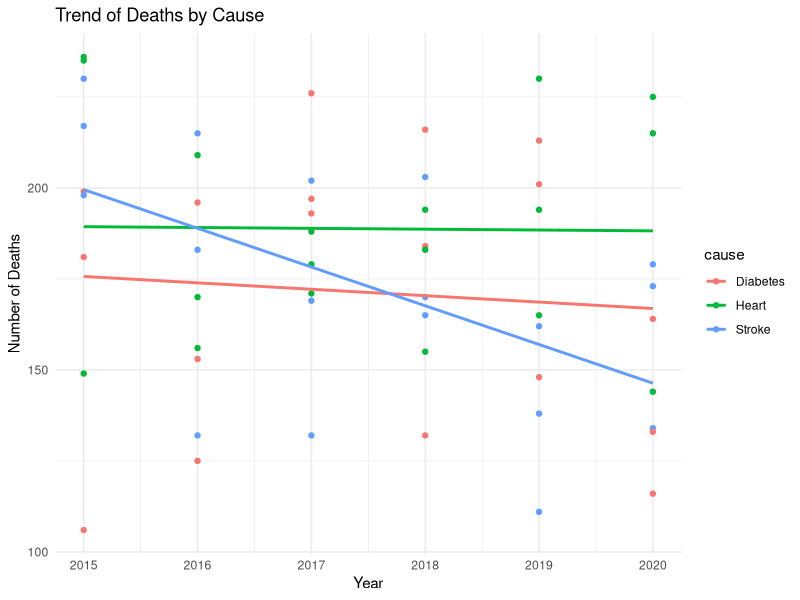

Write R code to recreate this figure.
#### Preamble ####
# Purpose: 
# Author: Ziheng Zhong
# Date: 10 March 2024
# Contact: ziheng.zhong@mail.utoronto.ca
# License: MIT
# Pre-requisites: none



#### Workspace setup ####
# setup all libraries
library(tibble)
library(ggplot2)
library(tidyverse)



#### simulation ####
simulation_data <-
  tibble(
    cause = rep(x = c("Heart", "Stroke", "Diabetes"), each = 6, times = 3), # Repeats each cause for every year, 3 times
    year = rep(x = 2015:2020, each = 1, times = 9), # Each year repeated for each cause, matching the total repetitions
    deaths = rnbinom(n = 54, size = 20, prob = 0.1) # Matching the total number of rows
  )



#### chart ####
ggplot(simulation_data, aes(x = year, y = deaths, color = cause)) +
  geom_point() + # Add points
  geom_smooth(method = "lm", se = FALSE) + # Add linear model trendline
  theme_minimal() +
  labs(title = "Trend of Deaths by Cause",
       x = "Year",
       y = "Number of Deaths") +
  scale_x_continuous(breaks = unique(simulation_data$year))


